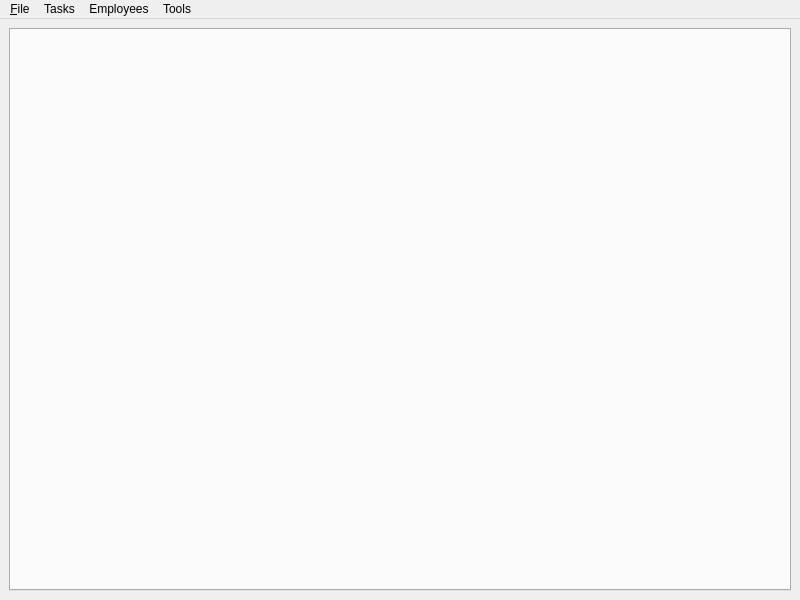
<?xml version="1.0" encoding="UTF-8"?>
<ui version="4.0">
 <class>MainWindow</class>
 <widget class="QMainWindow" name="MainWindow">
  <property name="geometry">
   <rect>
    <x>0</x>
    <y>0</y>
    <width>800</width>
    <height>600</height>
   </rect>
  </property>
  <property name="windowTitle">
   <string>MainWindow</string>
  </property>
  <widget class="QWidget" name="centralwidget">
   <layout class="QHBoxLayout" name="horizontalLayout">
    <item>
     <widget class="QTabWidget" name="tabWidget">
      <property name="tabPosition">
       <enum>QTabWidget::North</enum>
      </property>
      <property name="currentIndex">
       <number>-1</number>
      </property>
     </widget>
    </item>
   </layout>
  </widget>
  <widget class="QMenuBar" name="menubar">
   <property name="geometry">
    <rect>
     <x>0</x>
     <y>0</y>
     <width>800</width>
     <height>20</height>
    </rect>
   </property>
   <widget class="QMenu" name="menuFile">
    <property name="title">
     <string>&amp;File</string>
    </property>
    <addaction name="actionNewDb"/>
    <addaction name="actionConnectToDb"/>
    <addaction name="separator"/>
    <addaction name="actionCloseDb"/>
   </widget>
   <widget class="QMenu" name="menuEmployees">
    <property name="title">
     <string>Employees</string>
    </property>
    <addaction name="actionEmployeeAdd"/>
    <addaction name="separator"/>
    <addaction name="actionEmployeeEdit"/>
    <addaction name="actionEmployeeDelete"/>
    <addaction name="separator"/>
    <addaction name="actionEmployeesUpdate"/>
   </widget>
   <widget class="QMenu" name="menuTasks">
    <property name="title">
     <string>Tasks</string>
    </property>
    <addaction name="actionTaskAdd"/>
    <addaction name="actionTaskAddSub"/>
    <addaction name="separator"/>
    <addaction name="actionTaskEdit"/>
    <addaction name="actionTaskDelete"/>
    <addaction name="separator"/>
    <addaction name="actionTasksUpdate"/>
   </widget>
   <widget class="QMenu" name="menuTools">
    <property name="title">
     <string>Tools</string>
    </property>
    <addaction name="actionSettings"/>
   </widget>
   <addaction name="menuFile"/>
   <addaction name="menuTasks"/>
   <addaction name="menuEmployees"/>
   <addaction name="menuTools"/>
  </widget>
  <action name="actionNewDb">
   <property name="text">
    <string>New DB...</string>
   </property>
  </action>
  <action name="actionConnectToDb">
   <property name="text">
    <string>Connect To DB...</string>
   </property>
  </action>
  <action name="actionNewEmployee">
   <property name="text">
    <string>New Employee</string>
   </property>
  </action>
  <action name="actionDeleteEmployee">
   <property name="text">
    <string>Delete Employee</string>
   </property>
  </action>
  <action name="actionCreateTask">
   <property name="text">
    <string>Create Task ...</string>
   </property>
  </action>
  <action name="actionCloseDb">
   <property name="text">
    <string>Close DB</string>
   </property>
  </action>
  <action name="actionEmployeeAdd">
   <property name="text">
    <string>Add...</string>
   </property>
  </action>
  <action name="actionEmployeeEdit">
   <property name="text">
    <string>Edit...</string>
   </property>
  </action>
  <action name="actionEmployeeDelete">
   <property name="text">
    <string>Delete</string>
   </property>
  </action>
  <action name="actionEmployeesUpdate">
   <property name="text">
    <string>Update</string>
   </property>
  </action>
  <action name="actionTaskAdd">
   <property name="text">
    <string>Add...</string>
   </property>
  </action>
  <action name="actionTaskAddSub">
   <property name="text">
    <string>Add Subtask...</string>
   </property>
  </action>
  <action name="actionTaskEdit">
   <property name="text">
    <string>Edit...</string>
   </property>
  </action>
  <action name="actionTaskDelete">
   <property name="text">
    <string>Delete</string>
   </property>
  </action>
  <action name="actionTasksUpdate">
   <property name="text">
    <string>Update</string>
   </property>
  </action>
  <action name="actionSettings">
   <property name="text">
    <string>Settings...</string>
   </property>
  </action>
  <action name="actionFilters">
   <property name="checkable">
    <bool>true</bool>
   </property>
   <property name="text">
    <string>Filters</string>
   </property>
  </action>
 </widget>
 <resources/>
 <connections/>
</ui>
